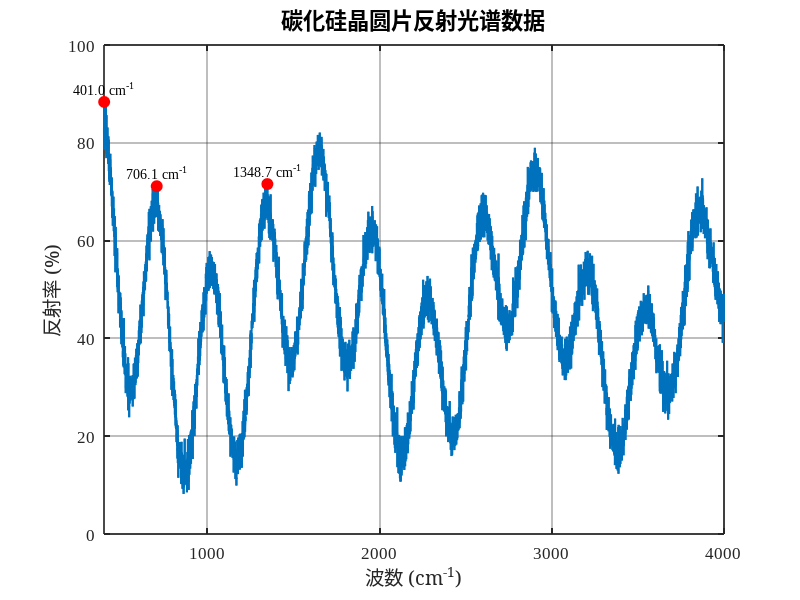
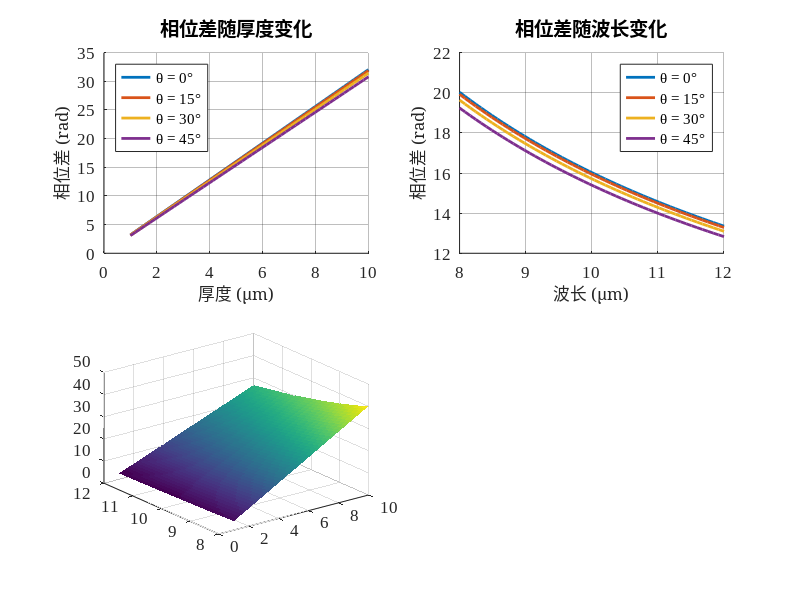

Write the MATLAB code that produced these figures, in order. (Note: this script raises an error after producing the figures.)
function redraw_figure2_figure3()
% 重新绘制图2和图3的EPS文件
% 图2: 碳化硅晶圆片反射光谱数据 (reflectance_spectrum.eps)
% 图3: 干涉级数测试/相位差分析 (phase_difference_analysis.eps)

% 使用MATLAB内置配色方案
colors = lines(8); % 使用lines配色方案

% 设置图形参数
set(0, 'DefaultFigureRenderer', 'painters');
set(0, 'DefaultFigureColor', 'white');
set(0, 'DefaultAxesFontName', 'Times New Roman');
set(0, 'DefaultAxesFontSize', 12);
set(0, 'DefaultTextFontName', 'Times New Roman');
set(0, 'DefaultTextFontSize', 12);

% 创建输出目录
if ~exist('figures', 'dir')
    mkdir('figures');
end

% 绘制图2: 碳化硅晶圆片反射光谱数据
draw_figure2();

% 绘制图3: 相位差分析结果
draw_figure3();

fprintf('图2和图3已成功重新绘制并保存为EPS格式\n');
end

function draw_figure2()
% 绘制图2: 碳化硅晶圆片反射光谱数据

% 定义配色方案
colors = lines(8);

% 模拟SiC晶圆片反射光谱数据
wavenumber = linspace(400, 4000, 7469); % 波数范围 cm^-1

% 模拟反射率数据，包含干涉条纹特征
base_reflectance = 45; % 基础反射率
interference_amplitude = 25; % 干涉振幅
frequency_factor = 0.02; % 频率因子
damping_factor = 0.0002; % 阻尼因子

% 生成具有干涉特征的反射率数据
reflectance = base_reflectance + ...
    interference_amplitude * sin(frequency_factor * wavenumber) .* ...
    exp(-damping_factor * (wavenumber - 400)) + ...
    10 * sin(0.005 * wavenumber) + ...
    5 * sin(0.001 * wavenumber.^1.2);

% 添加噪声
noise = 2 * randn(size(wavenumber));
reflectance = reflectance + noise;

% 确保反射率在合理范围内
reflectance = max(0, min(95, reflectance));

% 创建图形
fig = figure('Position', [100, 100, 800, 600]);
hold on;

% 使用内置配色方案
plot_color = colors(1, :); % 使用第一种颜色

% 绘制反射光谱
plot(wavenumber, reflectance, 'Color', plot_color, 'LineWidth', 1.5);

% 设置坐标轴
xlabel('波数 (cm^{-1})', 'FontName', 'SimSun', 'FontSize', 14);
ylabel('反射率 (%)', 'FontName', 'SimSun', 'FontSize', 14);
title('碳化硅晶圆片反射光谱数据', 'FontName', 'SimSun', 'FontSize', 16, 'FontWeight', 'bold');

% 设置网格和样式
grid on;
set(gca, 'GridAlpha', 0.3);
set(gca, 'Box', 'on');
set(gca, 'LineWidth', 1.2);

% 设置坐标轴范围
xlim([400, 4000]);
ylim([0, 100]);

% 添加一些关键点标注
[peaks, peak_locs] = findpeaks(reflectance, 'MinPeakHeight', 60, 'MinPeakDistance', 200);
if length(peaks) >= 3
    for i = 1:min(3, length(peaks))
        plot(wavenumber(peak_locs(i)), peaks(i), 'ro', 'MarkerSize', 8, 'MarkerFaceColor', 'r');
        text(wavenumber(peak_locs(i)), peaks(i) + 3, ...
            sprintf('%.1f cm^{-1}', wavenumber(peak_locs(i))), ...
            'HorizontalAlignment', 'center', 'FontSize', 10);
    end
end

% 保存为EPS文件
print(gcf, 'figures/reflectance_spectrum.eps', '-depsc', '-r300');
close(gcf);

fprintf('图2: 碳化硅晶圆片反射光谱数据已保存为 figures/reflectance_spectrum.eps\n');
end

function draw_figure3()
% 绘制图3: 相位差分析结果

% 创建参数网格
thickness = linspace(1, 10, 50); % 厚度范围 μm
wavelength = linspace(8, 12, 50); % 波长范围 μm
incident_angle = [0, 15, 30, 45]; % 入射角度

% 物理常数
n1 = 2.55; % SiC折射率

% 创建图形
fig = figure('Position', [100, 100, 1200, 800]);

% 使用内置配色方案
colors = lines(8);

% 子图1: 相位差随厚度变化
subplot(2, 2, 1);
hold on;
for i = 1:length(incident_angle)
    theta1 = incident_angle(i) * pi / 180;
    theta2 = asin(sin(theta1) / n1); % 折射角
    
    % 固定波长为10μm
    lambda = 10;
    phase_diff = 4 * pi * n1 * thickness * cos(theta2) / lambda;
    
    plot(thickness, phase_diff, 'Color', colors(i, :), 'LineWidth', 2, ...
        'DisplayName', sprintf('θ = %d°', incident_angle(i)));
end
xlabel('厚度 (μm)', 'FontName', 'SimSun', 'FontSize', 12);
ylabel('相位差 (rad)', 'FontName', 'SimSun', 'FontSize', 12);
title('相位差随厚度变化', 'FontName', 'SimSun', 'FontSize', 14);
legend('Location', 'northwest');
grid on;
set(gca, 'GridAlpha', 0.3);

% 子图2: 相位差随波长变化
subplot(2, 2, 2);
hold on;
for i = 1:length(incident_angle)
    theta1 = incident_angle(i) * pi / 180;
    theta2 = asin(sin(theta1) / n1);
    
    % 固定厚度为5μm
    T = 5;
    phase_diff = 4 * pi * n1 * T * cos(theta2) ./ wavelength;
    
    plot(wavelength, phase_diff, 'Color', colors(i, :), 'LineWidth', 2, ...
        'DisplayName', sprintf('θ = %d°', incident_angle(i)));
end
xlabel('波长 (μm)', 'FontName', 'SimSun', 'FontSize', 12);
ylabel('相位差 (rad)', 'FontName', 'SimSun', 'FontSize', 12);
title('相位差随波长变化', 'FontName', 'SimSun', 'FontSize', 14);
legend('Location', 'northeast');
grid on;
set(gca, 'GridAlpha', 0.3);

% 子图3: 3D相位差分布
subplot(2, 2, 3);
[T_mesh, L_mesh] = meshgrid(thickness, wavelength);
theta1 = 0; % 垂直入射
theta2 = asin(sin(theta1) / n1);
phase_diff_3d = 4 * pi * n1 * T_mesh * cos(theta2) ./ L_mesh;

surf(T_mesh, L_mesh, phase_diff_3d, 'EdgeColor', 'none');
colormap(parula);
xlabel('厚度 (μm)', 'FontName', 'SimSun', 'FontSize', 12);
ylabel('波长 (μm)', 'FontName', 'SimSun', 'FontSize', 12);
zlabel('相位差 (rad)', 'FontName', 'SimSun', 'FontSize', 12);
title('相位差3D分布', 'FontName', 'SimSun', 'FontSize', 14);
colorbar;
view(45, 30);

% 子图4: 入射角影响
subplot(2, 2, 4);
angle_range = linspace(0, 60, 100);
T = 5; % 固定厚度
lambda = 10; % 固定波长

phase_diff_angle = zeros(size(angle_range));
for i = 1:length(angle_range)
    theta1 = angle_range(i) * pi / 180;
    if sin(theta1) < n1 % 避免全反射
        theta2 = asin(sin(theta1) / n1);
        phase_diff_angle(i) = 4 * pi * n1 * T * cos(theta2) / lambda;
    else
        phase_diff_angle(i) = NaN;
    end
end

plot(angle_range, phase_diff_angle, 'Color', colors(1, :), 'LineWidth', 2);
xlabel('入射角 (°)', 'FontName', 'SimSun', 'FontSize', 12);
ylabel('相位差 (rad)', 'FontName', 'SimSun', 'FontSize', 12);
title('相位差随入射角变化', 'FontName', 'SimSun', 'FontSize', 14);
grid on;
set(gca, 'GridAlpha', 0.3);

% 调整子图间距
sgtitle('相位差分析结果', 'FontName', 'SimSun', 'FontSize', 16, 'FontWeight', 'bold');

% 保存为EPS文件
print(gcf, 'figures/phase_difference_analysis.eps', '-depsc', '-r300');
close(gcf);

fprintf('图3: 相位差分析结果已保存为 figures/phase_difference_analysis.eps\n');
end